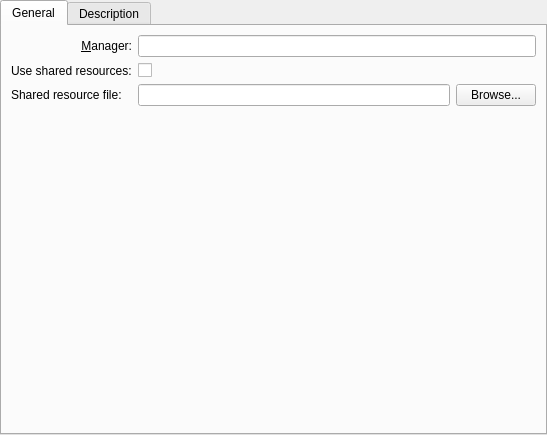
<?xml version="1.0" encoding="UTF-8"?>
<ui version="4.0">
 <class>KPlato::ConfigProjectPanel</class>
 <widget class="QWidget" name="KPlato::ConfigProjectPanel">
  <property name="geometry">
   <rect>
    <x>0</x>
    <y>0</y>
    <width>547</width>
    <height>435</height>
   </rect>
  </property>
  <layout class="QHBoxLayout" name="horizontalLayout">
   <property name="leftMargin">
    <number>0</number>
   </property>
   <property name="topMargin">
    <number>0</number>
   </property>
   <property name="rightMargin">
    <number>0</number>
   </property>
   <property name="bottomMargin">
    <number>0</number>
   </property>
   <item>
    <widget class="QTabWidget" name="tabWidget">
     <property name="currentIndex">
      <number>0</number>
     </property>
     <widget class="QWidget" name="tab">
      <attribute name="title">
       <string>General</string>
      </attribute>
      <layout class="QGridLayout" name="gridLayout">
       <item row="2" column="1">
        <layout class="QHBoxLayout" name="horizontalLayout_2">
         <item>
          <widget class="QLineEdit" name="kcfg_SharedResourcesFile"/>
         </item>
         <item>
          <widget class="QPushButton" name="resourceFileBrowseBtn">
           <property name="text">
            <string>Browse...</string>
           </property>
           <property name="icon">
            <iconset theme="document-open">
             <normaloff>.</normaloff>.</iconset>
           </property>
          </widget>
         </item>
        </layout>
       </item>
       <item row="2" column="0">
        <widget class="QLabel" name="srflabel">
         <property name="text">
          <string>Shared resource file:</string>
         </property>
        </widget>
       </item>
       <item row="0" column="0">
        <widget class="QLabel" name="leaderlabel">
         <property name="whatsThis">
          <string/>
         </property>
         <property name="text">
          <string>&amp;Manager:</string>
         </property>
         <property name="alignment">
          <set>Qt::AlignRight|Qt::AlignTrailing|Qt::AlignVCenter</set>
         </property>
         <property name="wordWrap">
          <bool>false</bool>
         </property>
         <property name="buddy">
          <cstring>kcfg_Manager</cstring>
         </property>
        </widget>
       </item>
       <item row="1" column="1">
        <widget class="QCheckBox" name="kcfg_UseSharedResources">
         <property name="text">
          <string/>
         </property>
        </widget>
       </item>
       <item row="1" column="0">
        <widget class="QLabel" name="usrlabel">
         <property name="text">
          <string>Use shared resources:</string>
         </property>
        </widget>
       </item>
       <item row="0" column="1">
        <widget class="KLineEdit" name="kcfg_Manager">
         <property name="sizePolicy">
          <sizepolicy hsizetype="Preferred" vsizetype="Preferred">
           <horstretch>0</horstretch>
           <verstretch>0</verstretch>
          </sizepolicy>
         </property>
         <property name="whatsThis">
          <string/>
         </property>
        </widget>
       </item>
       <item row="3" column="0">
        <spacer name="verticalSpacer">
         <property name="orientation">
          <enum>Qt::Vertical</enum>
         </property>
         <property name="sizeHint" stdset="0">
          <size>
           <width>20</width>
           <height>40</height>
          </size>
         </property>
        </spacer>
       </item>
      </layout>
     </widget>
     <widget class="QWidget" name="tab_2">
      <attribute name="title">
       <string>Description</string>
      </attribute>
      <layout class="QVBoxLayout" name="verticalLayout">
       <item>
        <widget class="KToolBar" name="toolbar" native="true">
         <property name="minimumSize">
          <size>
           <width>0</width>
           <height>10</height>
          </size>
         </property>
        </widget>
       </item>
       <item>
        <widget class="KRichTextWidget" name="kcfg_ProjectDescription"/>
       </item>
      </layout>
     </widget>
    </widget>
   </item>
  </layout>
 </widget>
 <customwidgets>
  <customwidget>
   <class>KLineEdit</class>
   <extends>QLineEdit</extends>
   <header>KLineEdit</header>
   <container>1</container>
  </customwidget>
  <customwidget>
   <class>KRichTextEdit</class>
   <extends>KTextEdit</extends>
   <header>krichtextedit.h</header>
  </customwidget>
  <customwidget>
   <class>KRichTextWidget</class>
   <extends>KRichTextEdit</extends>
   <header>krichtextwidget.h</header>
  </customwidget>
  <customwidget>
   <class>KTextEdit</class>
   <extends>QTextEdit</extends>
   <header>KTextEdit</header>
  </customwidget>
  <customwidget>
   <class>KToolBar</class>
   <extends>QWidget</extends>
   <header location="global">KToolBar</header>
   <container>1</container>
  </customwidget>
 </customwidgets>
 <resources/>
 <connections/>
</ui>
